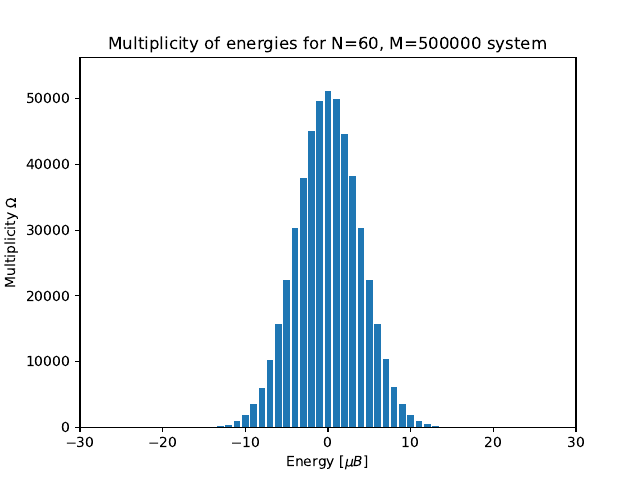

Write Python code to recreate this figure.
import matplotlib.pyplot as plt
import numpy as np

N = 60
M = 500000

microstates = np.random.choice(np.array([-1,1]), (M,N))

s = np.sum(microstates, axis=1)//2
macrostates = np.zeros(N+1)
for i in range(N+1):
    macrostates[i] = np.sum( s == -N/2+i )

energies = np.arange(-N//2, N//2+1)

fig = plt.figure()
ax = plt.subplot(111)
ax.bar(energies, macrostates)
plt.title("Multiplicity of energies for N=%d, M=%d system" % (N, M))
plt.xlabel("Energy [$\mu B$]")
plt.ylabel("Multiplicity $\Omega$")
plt.axis([-N//2, N//2, 0, np.max(macrostates)*1.1])
plt.savefig("task_m.pdf")
